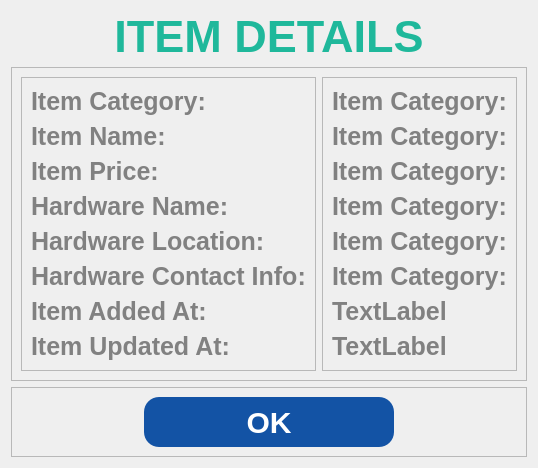
     <widget class="QWidget" name="page_3">
      <layout class="QVBoxLayout" name="verticalLayout_15">
       <item>
        <widget class="QLabel" name="label_17">
         <property name="minimumSize">
          <size>
           <width>0</width>
           <height>50</height>
          </size>
         </property>
         <property name="maximumSize">
          <size>
           <width>16777215</width>
           <height>50</height>
          </size>
         </property>
         <property name="styleSheet">
          <string notr="true">font-family: Segoe UI;
font-weight: bold;
color: #1FB89B;
font-size: 45px;
border-color: white;</string>
         </property>
         <property name="text">
          <string>ITEM DETAILS</string>
         </property>
         <property name="alignment">
          <set>Qt::AlignCenter</set>
         </property>
        </widget>
       </item>
       <item>
        <widget class="QFrame" name="frame_22">
         <property name="frameShape">
          <enum>QFrame::StyledPanel</enum>
         </property>
         <property name="frameShadow">
          <enum>QFrame::Raised</enum>
         </property>
         <layout class="QGridLayout" name="gridLayout_4">
          <item row="0" column="1">
           <widget class="QFrame" name="frame_24">
            <property name="frameShape">
             <enum>QFrame::StyledPanel</enum>
            </property>
            <property name="frameShadow">
             <enum>QFrame::Raised</enum>
            </property>
            <layout class="QVBoxLayout" name="verticalLayout_17">
             <item>
              <widget class="QLabel" name="details_item_category">
               <property name="maximumSize">
                <size>
                 <width>16777215</width>
                 <height>50</height>
                </size>
               </property>
               <property name="styleSheet">
                <string notr="true">font-family: Segoe UI;
				font-weight: bold;
				color: #818181;
				font-size: 25px;

border-radius: 0px;
border-color: white;
border-width: 0px;</string>
               </property>
               <property name="text">
                <string>Item Category:</string>
               </property>
              </widget>
             </item>
             <item>
              <widget class="QLabel" name="details_item_name">
               <property name="maximumSize">
                <size>
                 <width>16777215</width>
                 <height>50</height>
                </size>
               </property>
               <property name="styleSheet">
                <string notr="true">font-family: Segoe UI;
				font-weight: bold;
				color: #818181;
				font-size: 25px;

border-radius: 0px;
border-color: white;
border-width: 0px;</string>
               </property>
               <property name="text">
                <string>Item Category:</string>
               </property>
              </widget>
             </item>
             <item>
              <widget class="QLabel" name="details_item_price">
               <property name="maximumSize">
                <size>
                 <width>16777215</width>
                 <height>50</height>
                </size>
               </property>
               <property name="styleSheet">
                <string notr="true">font-family: Segoe UI;
				font-weight: bold;
				color: #818181;
				font-size: 25px;

border-radius: 0px;
border-color: white;
border-width: 0px;</string>
               </property>
               <property name="text">
                <string>Item Category:</string>
               </property>
              </widget>
             </item>
             <item>
              <widget class="QLabel" name="details_hardware_name">
               <property name="maximumSize">
                <size>
                 <width>16777215</width>
                 <height>50</height>
                </size>
               </property>
               <property name="styleSheet">
                <string notr="true">font-family: Segoe UI;
				font-weight: bold;
				color: #818181;
				font-size: 25px;

border-radius: 0px;
border-color: white;
border-width: 0px;</string>
               </property>
               <property name="text">
                <string>Item Category:</string>
               </property>
              </widget>
             </item>
             <item>
              <widget class="QLabel" name="details_hardware_location">
               <property name="maximumSize">
                <size>
                 <width>16777215</width>
                 <height>50</height>
                </size>
               </property>
               <property name="styleSheet">
                <string notr="true">font-family: Segoe UI;
				font-weight: bold;
				color: #818181;
				font-size: 25px;

border-radius: 0px;
border-color: white;
border-width: 0px;</string>
               </property>
               <property name="text">
                <string>Item Category:</string>
               </property>
              </widget>
             </item>
             <item>
              <widget class="QLabel" name="details_hardware_contact">
               <property name="maximumSize">
                <size>
                 <width>16777215</width>
                 <height>50</height>
                </size>
               </property>
               <property name="styleSheet">
                <string notr="true">font-family: Segoe UI;
				font-weight: bold;
				color: #818181;
				font-size: 25px;

border-radius: 0px;
border-color: white;
border-width: 0px;</string>
               </property>
               <property name="text">
                <string>Item Category:</string>
               </property>
              </widget>
             </item>
             <item>
              <widget class="QLabel" name="details_item_added_at">
               <property name="styleSheet">
                <string notr="true">font-family: Segoe UI;
				font-weight: bold;
				color: #818181;
				font-size: 25px;

border-radius: 0px;
border-color: white;
border-width: 0px;</string>
               </property>
               <property name="text">
                <string>TextLabel</string>
               </property>
              </widget>
             </item>
             <item>
              <widget class="QLabel" name="details_item_updated_at">
               <property name="styleSheet">
                <string notr="true">font-family: Segoe UI;
				font-weight: bold;
				color: #818181;
				font-size: 25px;

border-radius: 0px;
border-color: white;
border-width: 0px;</string>
               </property>
               <property name="text">
                <string>TextLabel</string>
               </property>
              </widget>
             </item>
            </layout>
           </widget>
          </item>
          <item row="0" column="0">
           <widget class="QFrame" name="frame_23">
            <property name="maximumSize">
             <size>
              <width>320</width>
              <height>16777215</height>
             </size>
            </property>
            <property name="frameShape">
             <enum>QFrame::StyledPanel</enum>
            </property>
            <property name="frameShadow">
             <enum>QFrame::Raised</enum>
            </property>
            <layout class="QVBoxLayout" name="verticalLayout_16">
             <item>
              <widget class="QLabel" name="label_18">
               <property name="maximumSize">
                <size>
                 <width>16777215</width>
                 <height>50</height>
                </size>
               </property>
               <property name="styleSheet">
                <string notr="true">font-family: Segoe UI;
				font-weight: bold;
				color: #818181;
				font-size: 25px;

border-radius: 0px;
border-color: white;
border-width: 0px;</string>
               </property>
               <property name="text">
                <string>Item Category:</string>
               </property>
              </widget>
             </item>
             <item>
              <widget class="QLabel" name="label_19">
               <property name="maximumSize">
                <size>
                 <width>16777215</width>
                 <height>50</height>
                </size>
               </property>
               <property name="styleSheet">
                <string notr="true">font-family: Segoe UI;
				font-weight: bold;
				color: #818181;
				font-size: 25px;

border-radius: 0px;
border-color: white;
border-width: 0px;</string>
               </property>
               <property name="text">
                <string>Item Name:</string>
               </property>
              </widget>
             </item>
             <item>
              <widget class="QLabel" name="label_33">
               <property name="maximumSize">
                <size>
                 <width>16777215</width>
                 <height>50</height>
                </size>
               </property>
               <property name="styleSheet">
                <string notr="true">font-family: Segoe UI;
				font-weight: bold;
				color: #818181;
				font-size: 25px;

border-radius: 0px;
border-color: white;
border-width: 0px;</string>
               </property>
               <property name="text">
                <string>Item Price:</string>
               </property>
              </widget>
             </item>
             <item>
              <widget class="QLabel" name="label_34">
               <property name="maximumSize">
                <size>
                 <width>16777215</width>
                 <height>50</height>
                </size>
               </property>
               <property name="styleSheet">
                <string notr="true">font-family: Segoe UI;
				font-weight: bold;
				color: #818181;
				font-size: 25px;

border-radius: 0px;
border-color: white;
border-width: 0px;</string>
               </property>
               <property name="text">
                <string>Hardware Name:</string>
               </property>
              </widget>
             </item>
             <item>
              <widget class="QLabel" name="label_35">
               <property name="maximumSize">
                <size>
                 <width>16777215</width>
                 <height>50</height>
                </size>
               </property>
               <property name="styleSheet">
                <string notr="true">font-family: Segoe UI;
				font-weight: bold;
				color: #818181;
				font-size: 25px;

border-radius: 0px;
border-color: white;
border-width: 0px;</string>
               </property>
               <property name="text">
                <string>Hardware Location:</string>
               </property>
              </widget>
             </item>
             <item>
              <widget class="QLabel" name="label_36">
               <property name="maximumSize">
                <size>
                 <width>16777215</width>
                 <height>50</height>
                </size>
               </property>
               <property name="styleSheet">
                <string notr="true">font-family: Segoe UI;
				font-weight: bold;
				color: #818181;
				font-size: 25px;

border-radius: 0px;
border-color: white;
border-width: 0px;</string>
               </property>
               <property name="text">
                <string>Hardware Contact Info:</string>
               </property>
              </widget>
             </item>
             <item>
              <widget class="QLabel" name="label_53">
               <property name="styleSheet">
                <string notr="true">font-family: Segoe UI;
				font-weight: bold;
				color: #818181;
				font-size: 25px;

border-radius: 0px;
border-color: white;
border-width: 0px;</string>
               </property>
               <property name="text">
                <string>Item Added At:</string>
               </property>
              </widget>
             </item>
             <item>
              <widget class="QLabel" name="label_41">
               <property name="styleSheet">
                <string notr="true">font-family: Segoe UI;
				font-weight: bold;
				color: #818181;
				font-size: 25px;

border-radius: 0px;
border-color: white;
border-width: 0px;</string>
               </property>
               <property name="text">
                <string>Item Updated At:</string>
               </property>
              </widget>
             </item>
            </layout>
           </widget>
          </item>
         </layout>
        </widget>
       </item>
       <item>
        <widget class="QFrame" name="frame_25">
         <property name="frameShape">
          <enum>QFrame::StyledPanel</enum>
         </property>
         <property name="frameShadow">
          <enum>QFrame::Raised</enum>
         </property>
         <layout class="QHBoxLayout" name="horizontalLayout_14">
          <item>
           <widget class="QPushButton" name="view_item_details_confirm_btn">
            <property name="minimumSize">
             <size>
              <width>0</width>
              <height>50</height>
             </size>
            </property>
            <property name="maximumSize">
             <size>
              <width>250</width>
              <height>16777215</height>
             </size>
            </property>
            <property name="cursor">
             <cursorShape>PointingHandCursor</cursorShape>
            </property>
            <property name="styleSheet">
             <string notr="true">QPushButton{
background-color: #1353A5;
color: white;
font-family: Segoe UI;
font-weight: bold;
font-size: 30px;
border-radius: 15px;
}

QPushButton::hover{
text-decoration: underline;
background-color: #0B3163;
}</string>
            </property>
            <property name="text">
             <string>OK</string>
            </property>
           </widget>
          </item>
         </layout>
        </widget>
       </item>
      </layout>
     </widget>
